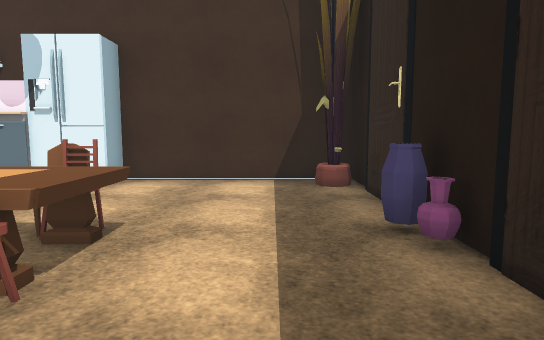
View 1 (above)

14 first-person views from a walk through a 3-D level made in the Unity game engine. The camera is 1.3 m above the floor, tilts 6° down and sees 75° across. The floor is counted in squares, 1 m on a side. Each view is taken from the middle of a square. On the plan, view 1 faces up. The plan holds only what a view shows up to about 15 squares ahead; the rest is blank. The player is left out. Some animated figures are left out. Some surface patterns are stand-ins.

View 2
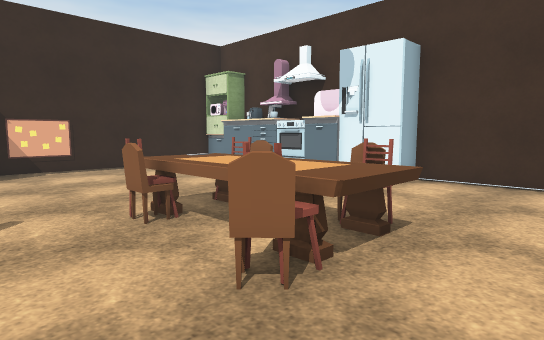

View 3
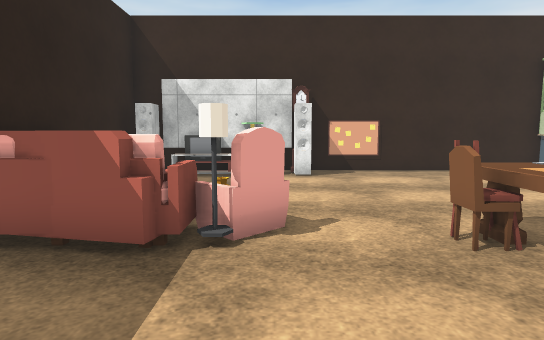

View 4
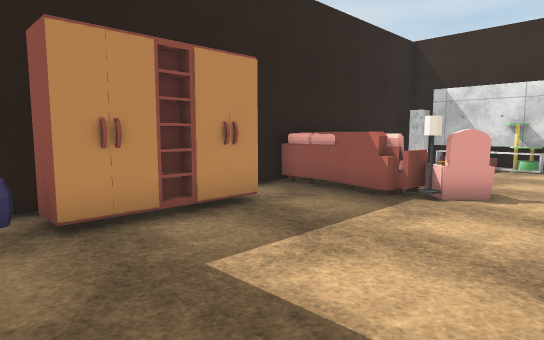

View 5
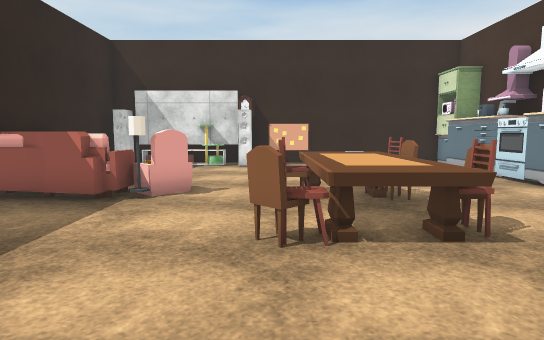

View 6
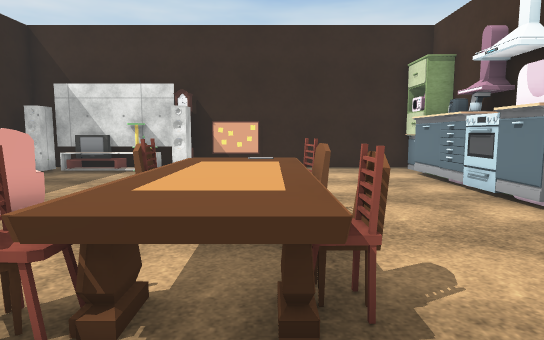

View 7
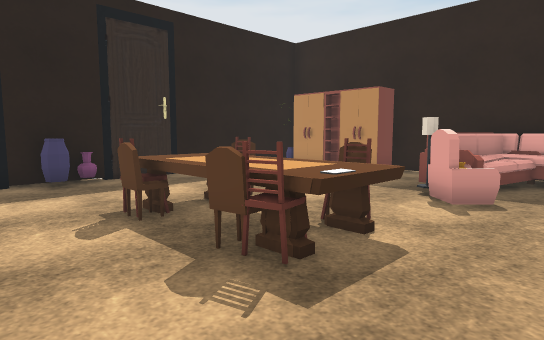

View 8
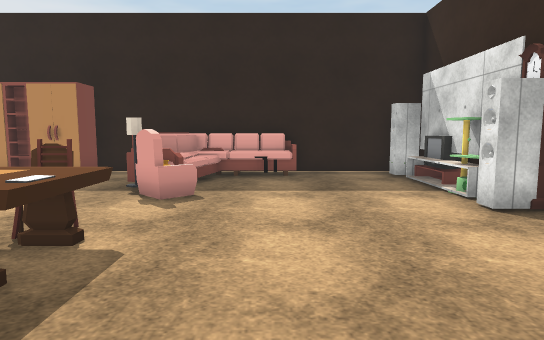

View 9
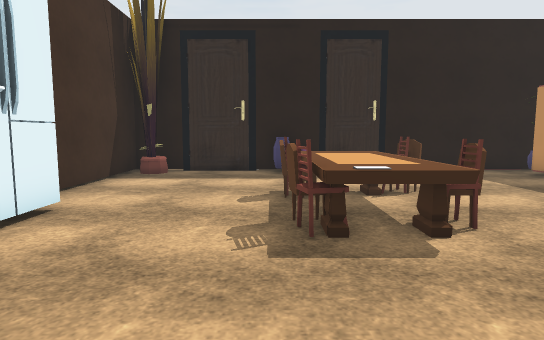

View 10
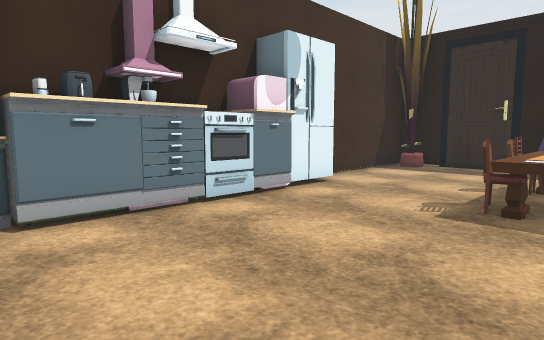

View 11
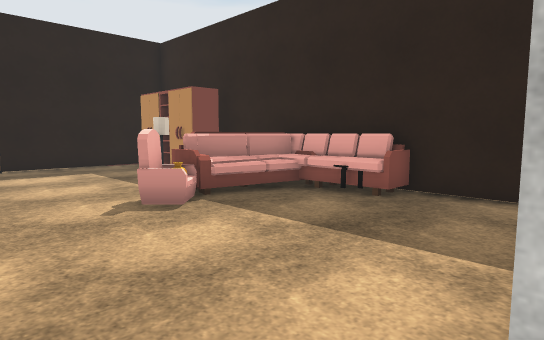

View 12
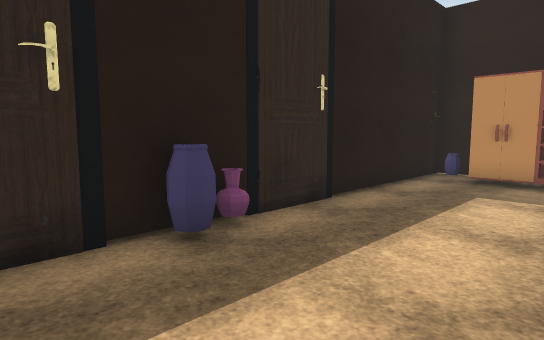

View 13
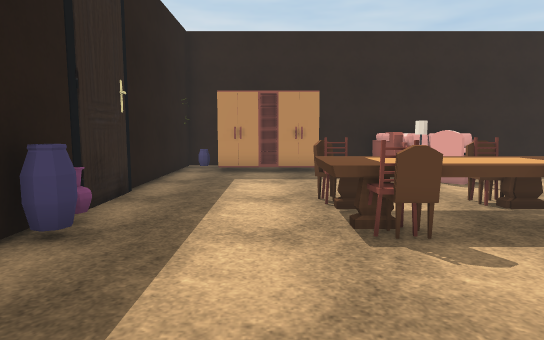

View 14
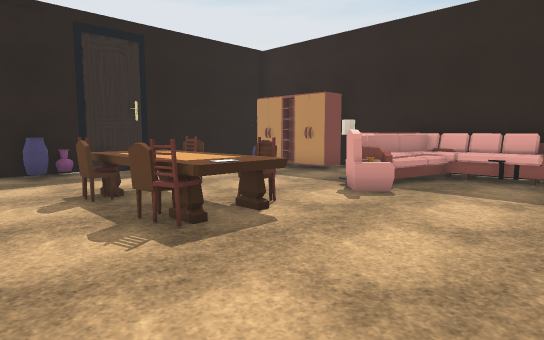

### Floor plan
Points are (right, up) in squares from view 1. A wall is a line through its corners. A room is listed if a view was taken in it or the views show most of it. See-through windows are left out.
Room 1 (views 1, 2, 3, 4, 5, 6, 7, 8, 9, 10, 11, 12, 13, 14)
walls: (2.2, 8) (2.2, 9.7) (-4.1, 9.7); (-12.5, 1.2) (-11.7, 1.2) (-11.7, 0.7) (-12.4, 0.7) (-12.4, -3.6) (-11.7, -3.6) (-11.7, -4.1); (0.6, -4.5) (2.2, -4.5) (2.2, 3.6); (-12.8, 0.8) (-12.8, -4.5) (-1.8, -4.5); (-12.8, 9) (-12.8, 1)
low walls: (-11.7, -0.4) (-11.7, -1.5); (-11.7, -2.4) (-11.7, -3.1); (-12.4, -3) (-11.8, -3)
objects: other object (-12, -2); other object (-12, 0); cabinet (-12, 9); other object (-12, 10); cabinet (-11, 9) to (-10, 9); sofa (-9, -4) to (-7, -3); cabinet (-9, 9); table (-8, -5); other object (-8, 9); other object (-8, 10); cabinet (-7, 9) to (-6, 9); sofa (-6, -4) to (-5, -2); other object (-6, -1); armchair (-6, 0); table (-6, 3) to (-2, 4); other object (-6, 4); other object (-5, -1); chair (-5, 2); chair (-5, 3); chair (-5, 5); fridge (-5, 9) to (-4, 9); table (-4, 3) to (-3, 3); chair (-3, 5); chair (-2, 2); chair (-2, 3); wardrobe (-1, -3); vase (1, -3); other object (1, 9); vase (2, 4); vase (2, 5); other object (2, 6); tree (2, 9)

Where each view was taken, in squares from view 1:
view 1: 0 up, 0 right, facing up
view 2: 0 up, 0 right, facing up-left
view 3: 0 up, 1 left, facing left
view 4: 2 up, 2 right, facing down-left
view 5: 2 up, 2 right, facing left
view 6: 4 up, 0 right, facing left
view 7: 7 up, 8 left, facing down-right
view 8: 7 up, 8 left, facing down
view 9: 5 up, 10 left, facing right
view 10: 3 up, 12 left, facing up-right
view 11: 3 up, 12 left, facing down-right
view 12: 7 up, 2 left, facing down-right
view 13: 9 up, 1 left, facing down
view 14: 7 up, 10 left, facing down-right
